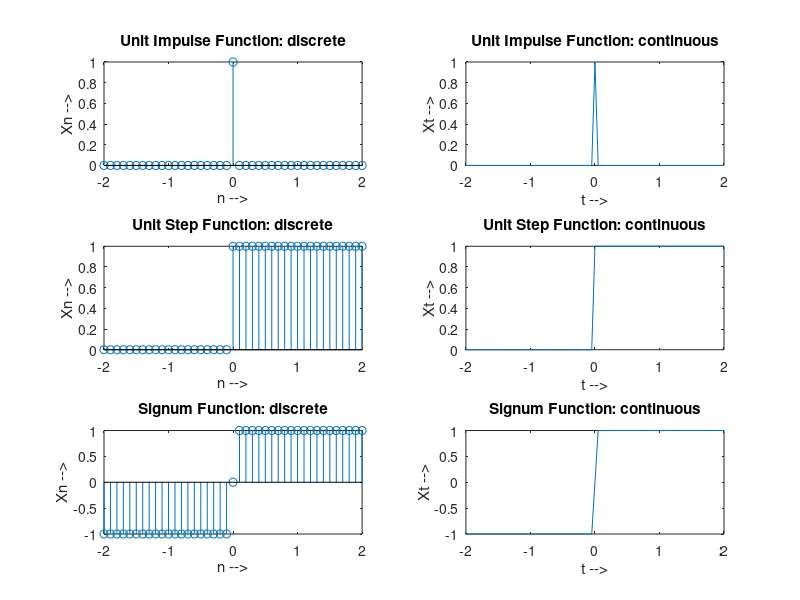

The MATLAB script that drew this image:
n = -2:0.1:2
Xna = (n==0)
subplot(3,2,1)
stem(n,Xna)
xlabel("n -->")
ylabel("Xn -->")
title("Unit Impulse Function: discrete")

Xnb = (n>=0)
subplot(3,2,3)
stem(n,Xnb)
xlabel("n -->")
ylabel("Xn -->")
title("Unit Step Function: discrete")

Xn1 = (n>0)
Xn2 = -(n<0)
Xnc = Xn1 + Xn2
subplot(3,2,5)
stem(n,Xnc)
xlabel("n -->")
ylabel("Xn -->")
title("Signum Function: discrete")

t = -2:0.05:2
Xna = (t==0)
subplot(3,2,2)
plot(t,Xna)
xlabel("t -->")
ylabel("Xt -->")
title("Unit Impulse Function: continuous")

Xnb = (t>=0)
subplot(3,2,4)
plot(t,Xnb)
xlabel("t -->")
ylabel("Xt -->")
title("Unit Step Function: continuous")

Xn1 = (t>0)
Xn2 = (t<0)
Xnc = Xn1 - Xn2
subplot(3,2,6)
plot(t,Xnc)
xlabel("t -->")
ylabel("Xt -->")
title("Signum Function: continuous")